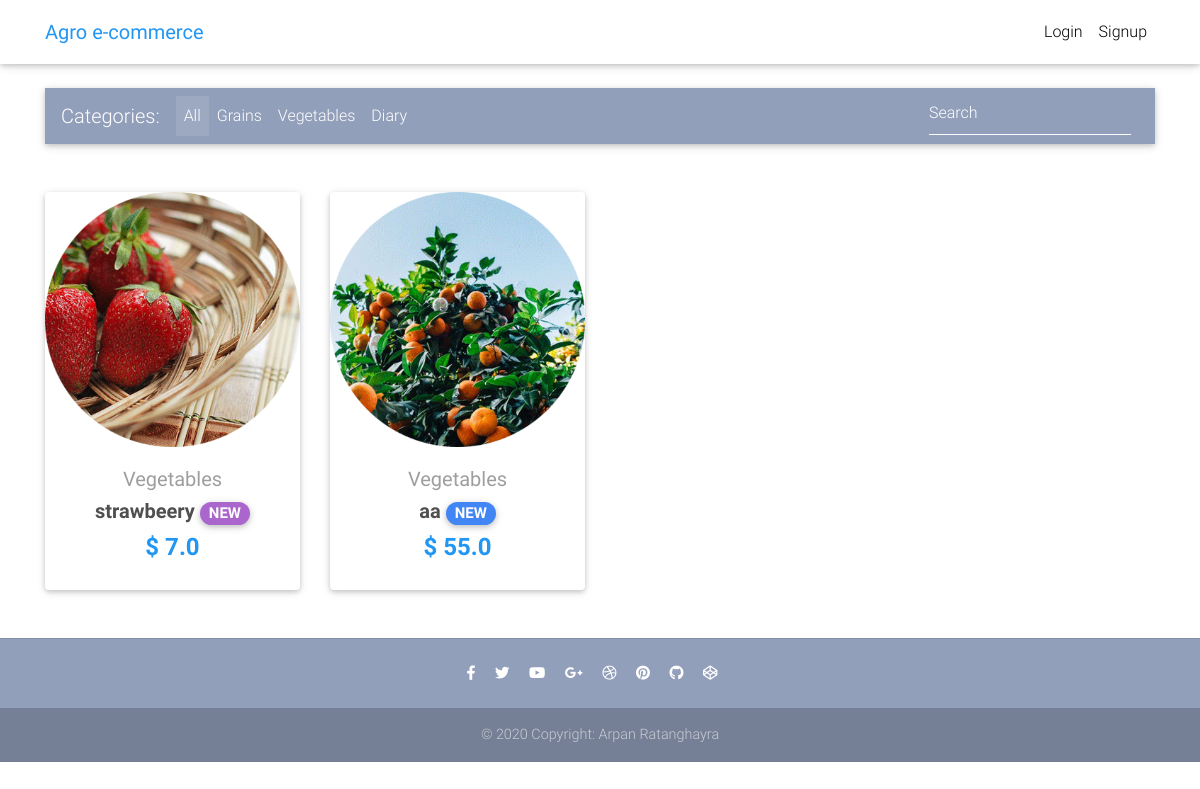
The page / on the database its author committed.
### core/models.py (models this page shows, shortened)
class Item(models.Model):
    title = models.CharField(max_length=100)
    price = models.FloatField()
    discount_price = models.FloatField(blank=True, null=True)
    category = models.CharField(choices=CATEGORY_CHOICES, max_length=2)
    label = models.CharField(choices=LABEL_CHOICES, max_length=1)
    slug = models.SlugField()
    description = models.TextField()
    image = models.ImageField()
    def get_absolute_url(self):
        return reverse("core:product", kwargs={
            'slug': self.slug
        })

### core/views.py (the view)
# urls.py: path('', HomeView.as_view(), name='home'),
class HomeView(ListView):
    model = Item
    paginate_by = 10
    template_name = "home.html"

### templates/home.html (shortened to what this page needs)
{% extends "base.html" %}
{% block content %}
<main>
  <div class="container">
    <nav class="navbar navbar-expand-lg navbar-dark mdb-color lighten-3 mt-3 mb-5">
      <span class="navbar-brand">Categories:</span>
      <div class="collapse navbar-collapse" id="basicExampleNav">
        <ul class="navbar-nav mr-auto">
          <li class="nav-item active">
            <a class="nav-link" href="#">All
            </a>
          </li>
          <li class="nav-item">
            <a class="nav-link" href="#">Grains</a>
          </li>
          <li class="nav-item">
            <a class="nav-link" href="#">Vegetables</a>
          </li>
          <li class="nav-item">
            <a class="nav-link" href="#">Diary</a>
          </li>
        </ul>
        <form class="form-inline">
          <div class="md-form my-0">
            <input class="form-control mr-sm-2" type="text" placeholder="Search" aria-label="Search">
          </div>
        </form>
      </div>
    </nav>
    <section class="text-center mb-4">
      <div class="row wow fadeIn">
        {% for item in object_list %}
        <div class="col-lg-3 col-md-6 mb-4">
          <div class="card">
            <div class="view overlay">
                 <img src="{{ item.image.url }}" class="card-img-top">
            </div>
            <div class="card-body text-center">
              <a href="" class="grey-text">
                <h5>{{ item.get_category_display }}</h5>
              </a>
              <h5>
                <strong>
                  <a href="{{ item.get_absolute_url }}" class="dark-grey-text">{{ item.title }}
                    <span class="badge badge-pill {{ item.get_label_display }}-color">NEW</span>
                  </a>
                </strong>
              </h5>
              <h4 class="font-weight-bold blue-text">
                <strong>$
                  {% if item.discount_price %}
                  {{ item.discount_price }}
                  {% else %}
                  {{ item.price }}
                  {% endif %}
                </strong>
              </h4>
            </div>
          </div>
        </div>
        {% endfor %}
      </div>
    </section>
  </div>
</main>
{% endblock content %}

### templates/base.html (shortened to what this page needs)
{% load static %}
<!DOCTYPE html>
<html lang="en">
<head>
  <link rel="stylesheet" href="https://use.fontawesome.com/releases/v5.8.1/css/all.css">
  <link href="{% static 'css/bootstrap.min.css' %}" rel="stylesheet">
  <link href="{% static 'css/mdb.min.css' %}" rel="stylesheet">
  <link href="{% static 'css/style.min.css' %}" rel="stylesheet">
</head>
{% include "navbar.html" %}
<body>
    <div class="mt-5 pt-4">
    </div>
    {% block content %}
    {% endblock content %}
    {% include "footer.html" %}
</body>
</html>

### templates/navbar.html (shortened to what this page needs)
{% load cart_template_tags %}
<nav class="navbar fixed-top navbar-expand-lg navbar-light white scrolling-navbar">
  <div class="container">
    <a class="navbar-brand waves-effect" href="/">
      <strong class="blue-text">Agro e-commerce</strong>
    </a>
    <div class="collapse navbar-collapse" id="navbarSupportedContent">
      <ul class="navbar-nav nav-flex-icons">
        {% if request.user.is_authenticated %}
        <li class="nav-item">
          <a href="{% url 'core:order-summary' %}" class="nav-link waves-effect">
            <span class="badge red z-depth-1 mr-1"> {{ request.user|cart_item_count }} </span>
            <i class="fas fa-shopping-cart"></i>
            <span class="clearfix d-none d-sm-inline-block"> Cart </span>
          </a>
        </li>
        <li class="nav-item">
          <a class="nav-link waves-effect" href="{% url 'account_logout' %}">
            <span class="clearfix d-none d-sm-inline-block"> Logout </span>
          </a>
        </li>
        {% else %}
        <li class="nav-item">
          <a class="nav-link waves-effect" href="{% url 'account_login' %}">
            <span class="clearfix d-none d-sm-inline-block"> Login </span>
          </a>
        </li>
        <li class="nav-item">
          <a class="nav-link waves-effect" href="{% url 'account_signup' %}">
            <span class="clearfix d-none d-sm-inline-block"> Signup </span>
          </a>
        </li>
        {% endif %}
      </ul>
    </div>
  </div>
</nav>

### templates/footer.html
<footer class="page-footer text-center font-small mt-4 wow fadeIn">
  <hr class="my-4">
  <div class="pb-4">
    <a href="https://www.facebook.com/mdbootstrap" target="_blank">
      <i class="fab fa-facebook-f mr-3"></i>
    </a>
    <a href="https://twitter.com/MDBootstrap" target="_blank">
      <i class="fab fa-twitter mr-3"></i>
    </a>
    <a href="https://www.youtube.com/watch?v=7MUISDJ5ZZ4" target="_blank">
      <i class="fab fa-youtube mr-3"></i>
    </a>
    <a href="https://plus.google.com/u/0/b/107863090883699620484" target="_blank">
      <i class="fab fa-google-plus-g mr-3"></i>
    </a>
    <a href="https://dribbble.com/mdbootstrap" target="_blank">
      <i class="fab fa-dribbble mr-3"></i>
    </a>
    <a href="https://pinterest.com/mdbootstrap" target="_blank">
      <i class="fab fa-pinterest mr-3"></i>
    </a>
    <a href="https://github.com/mdbootstrap/bootstrap-material-design" target="_blank">
      <i class="fab fa-github mr-3"></i>
    </a>
    <a href="http://codepen.io/mdbootstrap/" target="_blank">
      <i class="fab fa-codepen mr-3"></i>
    </a>
  </div>
  <div class="footer-copyright py-3">
    © 2020 Copyright: Arpan Ratanghayra
  </div>
</footer>

### templates/scripts.html (shortened to what this page needs)
{% load static %}

### templates/base.html (style rules this page uses)
html, body, header, .carousel { height: 60vh; }

### rows shown on the page
Item: image (picture), category "Vegetables", title "strawbeery", discount_price "7.0"
Item: image (picture), category "Vegetables", title "aa", price "55.0"
